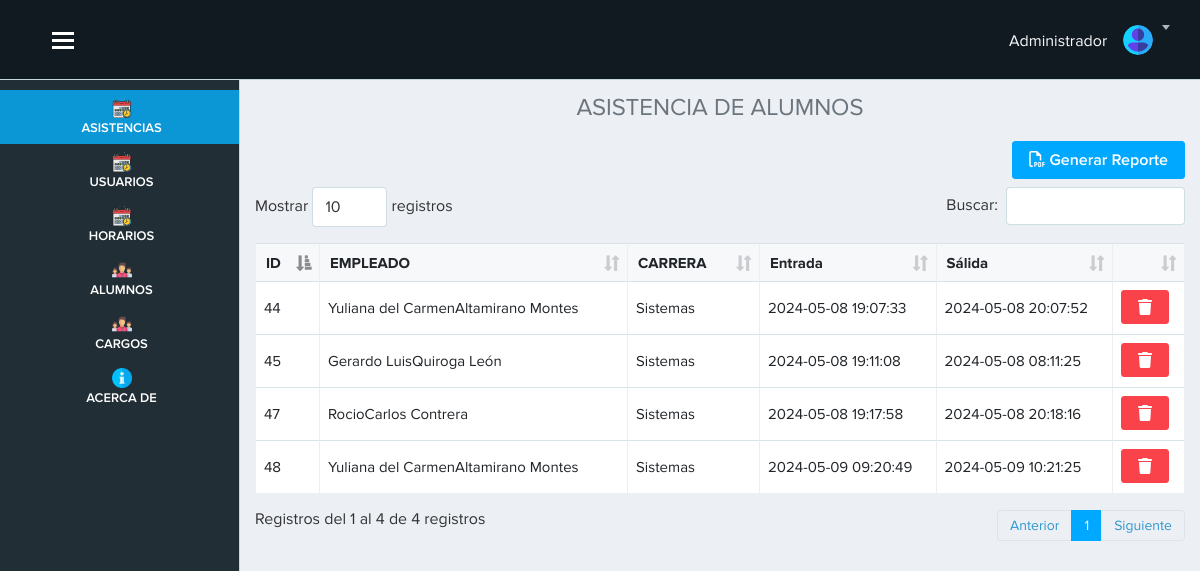
Screenshot of /vista/inicio.php (signed in) with the database file from the repository.
### tables this page shows
CREATE TABLE `asistencia` (
  `id_asistencia` int(11) NOT NULL,
  `id_empleado` int(11) NOT NULL,
  `entrada` datetime DEFAULT NULL,
  `salida` datetime DEFAULT NULL
);

CREATE TABLE `empleado` (
  `id_empleado` int(11) NOT NULL,
  `nombre` varchar(100) DEFAULT NULL,
  `apellido` varchar(255) DEFAULT NULL,
  `dni` varchar(255) NOT NULL,
  `cargo` int(11) NOT NULL
);

CREATE TABLE `cargo` (
  `id_cargo` int(11) NOT NULL,
  `nombre` varchar(100) DEFAULT NULL
);

### vista/inicio.php (the view, shortened to what this page needs)
<?php require('./layout/topbar.php'); ?>
<?php require('./layout/sidebar.php'); ?>
<div class="page-content">
    <h4 class="text-center text-secondary">ASISTENCIA DE ALUMNOS</h4>
<?php
include "../modelo/conexion.php";
$sql=$conexion->query(" SELECT
asistencia.id_asistencia,
asistencia.id_empleado,
asistencia.entrada,
asistencia.salida,
empleado.id_empleado,
empleado.nombre as 'nom_empleado',
empleado.apellido,
empleado.dni,
empleado.cargo,
cargo.id_cargo,
cargo.nombre as 'nom_cargo'
FROM
asistencia
INNER JOIN empleado ON asistencia.id_empleado = empleado.id_empleado
INNER JOIN cargo ON empleado.cargo = cargo.id_cargo ");
?>
<div class="text-right mb-2">
    <a href="fpdf/reporteAsistencia.php" target="_blank" class="btn btn-primary"><i class="far fa-file-pdf"></i> Generar Reporte </a>
</div>
    <table class="table table-bordered table-hover w-100" id="example">
    <thead>
    <tr>
        <th scope="col">ID</th>
        <th scope="col">EMPLEADO</th>
        <th scope="col">CARRERA</th>
        <th scope="col">Entrada</th>
        <th scope="col">Sálida</th>
        <th></th>
        </tr>
        </thead>
    <tbody>
        <?php
        while ($datos = $sql -> fetch_object()) { ?>
            <tr>
            <td><?= $datos->id_asistencia ?></td>
        <td><?= $datos->nom_empleado . "". $datos->apellido ?></td>
        <td><?= $datos->nom_cargo ?></td>
        <td><?= $datos->entrada ?></td>
        <td><?= $datos->salida ?></td>
        <td>
            <a href="inicio.php?id=<?=$datos->id_asistencia?>" onclick=" advertencia(event)" class="btn btn-danger "><i class="fa-solid fa-trash "></i></a>
        </td>
        </tr>
        <?php
        }
        ?>
    </tbody>
</table>
</div>
</div>
<?php require('./layout/footer.php'); ?>

### vista/layout/topbar.php (shortened to what this page needs)
<!doctype html>
<html lang="es">
<head>
    <head lang="es">
        <link href="../public/app/publico/css/lib/font-awesome/font-awesome.min.css" rel="stylesheet">
        <link href="../public/bootstrap5/css/bootstrap.min.css" rel="stylesheet">
        <link rel="stylesheet" href="../public/app/publico/css/lib/lobipanel/lobipanel.min.css">
        <link rel="stylesheet" href="../public/app/publico/css/separate/vendor/lobipanel.min.css">
        <link rel="stylesheet" href="../public/app/publico/css/lib/jqueryui/jquery-ui.min.css">
        <link rel="stylesheet" href="../public/app/publico/css/separate/pages/widgets.min.css">
        <link rel="stylesheet" href="../public/fontawesome/css/all.min.css">
        <link rel="stylesheet" href="../public/fontawesome/css/fontawesome.min.css">
        <link rel="stylesheet" href="../public/app/publico/css/lib/datatables-net/datatables.min.css">
        <link rel="stylesheet" href="../public/app/publico/css/separate/vendor/datatables-net.min.css">
        <link href="../public/app/publico/css/lib/bootstrap/bootstrap.min.css" rel="stylesheet">
        <link href="../public/app/publico/css/main.css" rel="stylesheet">
        <link href="../public/app/publico/css/mis_estilos/estilos.css" rel="stylesheet">
        <link rel="stylesheet" type="text/css" href="../public/app/publico/css/lib/jquery-flex-label/jquery.flex.label.css">
        <link href="../public/principal/css/estilos.css" rel="stylesheet">
        <link href="../public/pnotify/css/pnotify.css" rel="stylesheet" />
        <link href="../public/pnotify/css/pnotify.buttons.css" rel="stylesheet" />
        <link href="../public/pnotify/css/custom.min.css" rel="stylesheet" />
    </head>
</head>
<body class="with-side-menu">
    <div id="app">
        <header class="site-header">
            <div class="container-fluid" style="padding-left: 40px;">
                <button id="show-hide-sidebar-toggle" class="show-hide-sidebar">
                    <span>toggle menu</span>
                </button>
                <div class="site-header-content">
                    <div class="site-header-content-in">
                        <div class="site-header-shown">
                            <div class="dropdown dropdown-notification">
                                <h6 class="text-light mt-2">
                                    Administrador
                                </h6>
                            </div>
                            <div class="dropdown user-menu">
                                <button class="dropdown-toggle" id="dd-user-menu" type="button" data-toggle="dropdown" aria-haspopup="true" aria-expanded="false">
                                    <img src="../public/app/publico/img/user.svg" alt="">
                                </button>
                            </div>
                        </div>
                    </div>
                </div>
            </div>
        </header>

### vista/layout/sidebar.php
<nav class="side-menu">
            <ul class="side-menu-list p-0">
                <li class="red">
                    <a href="inicio.php" class="activo">
                        <img src="../public/img-inicio/programar.png"  class="img-inicio" alt="">
                        <span class="lbl">ASISTENCIAS</span>
                    </a>
                </li>
                <li class="red">
                    <a href="usuario.php" class="activo">
                        <img src="../public/img-inicio/programar.png"  class="img-inicio" alt="">
                        <span class="lbl">USUARIOS</span>
                    </a>
                </li>
                <li class="red">
                    <a href="horario.php" class="activo">
                        <img src="../public/img-inicio/programar.png"  class="img-inicio" alt="">
                        <span class="lbl">HORARIOS</span>
                    </a>
                </li>
                <li class="red">
                    <a href="empleado.php" class="activo">
                        <img src="../public/img-inicio/team.png"  class="img-inicio" alt="">
                        <span class="lbl">ALUMNOS</span>
                    </a>
                </li>
                <li class="red">
                    <a href="cargo.php" class="activo">
                        <img src="../public/img-inicio/team.png"  class="img-inicio" alt="">
                        <span class="lbl">CARGOS</span>
                    </a>
                </li>
                <li class="red">
                    <a href="acerca.php" class="activo">
                        <img src="../public/img-inicio/info.png" class="img-inicio" alt="">
                        <span class="lbl">ACERCA DE</span>
                    </a>
                </li>
            </ul>
        </nav>

### vista/layout/footer.php (shortened to what this page needs)
</body>
</html>

### vista/inicio.php (style rules this page uses)
ul li:nth-child(1) .activo { background: rgb(11, 150, 214) !important; }

### vista/layout/topbar.php (style rules this page uses)
.page-content { margin-top: 70px; }

### rows the page displays
asistencia: id_asistencia "44", id_empleado.nombre "Yuliana del Carmen", id_empleado.apellido "Altamirano Montes", cargo.nombre "Sistemas", entrada "2024-05-08 19:07:33", salida "2024-05-08 20:07:52"
asistencia: id_asistencia "45", id_empleado.nombre "Gerardo Luis", id_empleado.apellido "Quiroga León", cargo.nombre "Sistemas", entrada "2024-05-08 19:11:08", salida "2024-05-08 08:11:25"
asistencia: id_asistencia "47", id_empleado.nombre "Rocio", id_empleado.apellido "Carlos Contrera", cargo.nombre "Sistemas", entrada "2024-05-08 19:17:58", salida "2024-05-08 20:18:16"
asistencia: id_asistencia "48", id_empleado.nombre "Yuliana del Carmen", id_empleado.apellido "Altamirano Montes", cargo.nombre "Sistemas", entrada "2024-05-09 09:20:49", salida "2024-05-09 10:21:25"
